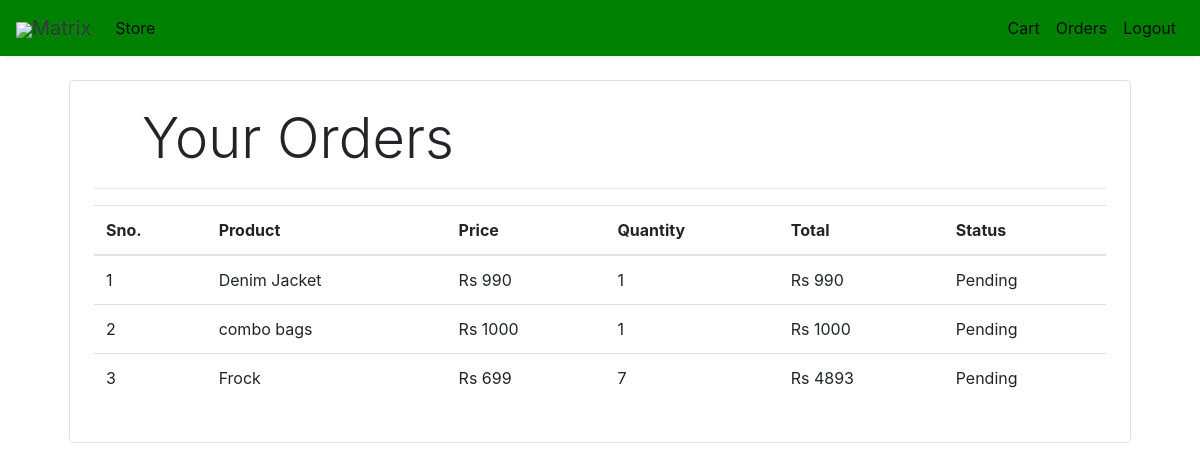
Screenshot of /orders (signed in) with the database file from the repository.
### store/models/orders.py (models this page shows, shortened)
class Order(models.Model):
    product = models.ForeignKey(Products,
                                on_delete=models.CASCADE)
    customer = models.ForeignKey(Customer,
                                 on_delete=models.CASCADE)
    quantity = models.IntegerField(default=1)
    price = models.IntegerField()
    address = models.CharField (max_length=50, default='', blank=True)
    phone = models.CharField (max_length=50, default='', blank=True)
    date = models.DateField (default=datetime.datetime.today)
    status = models.BooleanField (default=False)
    @staticmethod
    def get_orders_by_customer(customer_id):
        return Order.objects.filter(customer=customer_id).order_by('-date')

### store/models/product.py (models this page shows, shortened)
class Products(models.Model):
    name = models.CharField(max_length=60)
    price= models.IntegerField(default=0)
    category= models.ForeignKey(Category,on_delete=models.CASCADE,default=1 )
    description= models.CharField(max_length=250, default='', blank=True, null= True)
    image= models.ImageField(upload_to='uploads/products/')

### store/middlewares/auth.py (the view)
    def middleware(request):
        print(request.session.get('customer'))
        returnUrl = request.META['PATH_INFO']
        print(request.META['PATH_INFO'])
        if not request.session.get('customer'):
           return redirect(f'login?return_url={returnUrl}')
        response = get_response(request)
        return response

### store/templatetags/custom_filter.py (called while the page is built)
@register.filter(name='currency')
def currency(number):
    return "Rs "+str(number)

@register.filter(name='multiply')
def multiply(number , number1):
    return number * number1

### store/views/orders.py (called while the page is built)
    def get(self , request ):
        customer = request.session.get('customer')
        orders = Order.get_orders_by_customer(customer)
        print(orders)
        return render(request , 'orders.html'  , {'orders' : orders})

### store/templates/orders.html
{% extends 'base.html' %}
{% block content %}
{% load cart %}
{% load custom_filter %}
<div class="container">
   <div class="border rounded p-4 m-4">
        <p class="display-4 pl-4 ml-4">Your Orders</p>
        <hr>
        <table class="table">
            <thead>
                <tr>
                    <th>Sno.</th>
                    <th>Product</th>
                    <th>Price</th>
                    <th>Quantity</th>
                    <th>Total</th>
                    <th>Status</th>
                </tr>
            </thead>
            <tbody>
                {% for order in orders %}
                <tr>
                    <td>{{forloop.counter}}</td>
                    <td>{{order.product.name}}</td>
                    <td>{{order.price|currency}}</td>
                    <td>{{order.quantity}}</td>
                    <td>{{order.quantity|multiply:order.price|currency}}</td>
                    {% if order.status %}
                    <td>Pending</td>
                {% else %}
                    <td>Order Confirmed</td>
                {% endif %}
                </tr>
                {% endfor %}
            </tbody>
        </table>
   </div>
</div>
{% endblock %}

### rows the page displays
Order: product.name "Denim Jacket", price "Rs 990", quantity "1", quantity|multiply "Rs 990", status "Pending"
Order: product.name "combo bags", price "Rs 1000", quantity "1", quantity|multiply "Rs 1000", status "Pending"
Order: product.name "Frock", price "Rs 699", quantity "7", quantity|multiply "Rs 4893", status "Pending"
